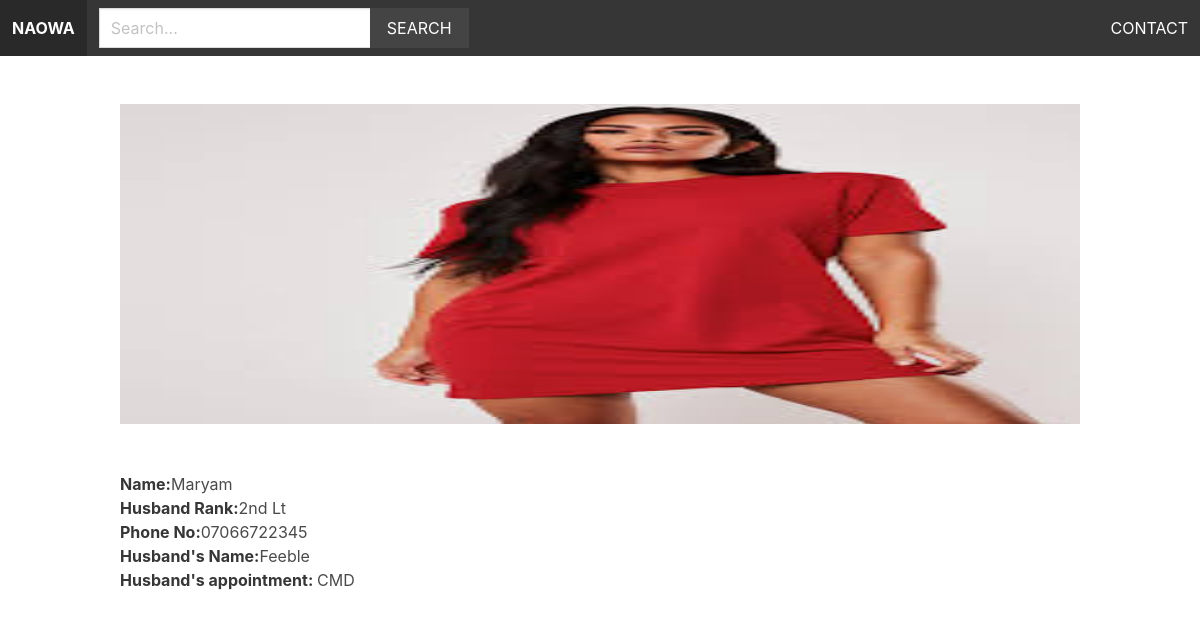
The app's page /result/maryam/ with its own data.
### naowaapp/models.py (models this page shows, shortened)
class Members(models.Model):
    category = models.ForeignKey(Category, related_name='memberss', on_delete=models.CASCADE)
    name = models.CharField(max_length=255)
    slug = models.SlugField(unique=True)
    husbandname = models.CharField(max_length=255)
    rank = models.CharField(max_length=255, choices=VAR_RANK, default='Rank')
    appointment = models.CharField(max_length=255)
    phone = models.CharField(max_length=20, unique=True)
    email = models.EmailField(unique=True)
    address = models.CharField(max_length=600)
    dob = models.DateField(max_length=255)
    image = models.ImageField(upload_to='uploads/', blank=True, null=True)
    date_added = models.DateTimeField(auto_now_add=True)
    thumbnail = models.ImageField(upload_to='uploads/', blank=True, null=True)
    class Meta:
        ordering = ['-date_added']
        unique_together = ('name', 'slug')

### naowaapp/views.py (the view)
# urls.py: path('result/<slug:slug>/', views.result, name='result'),
def result(request, slug):
    members = Members.objects.get(slug=slug)
    context = {'members': members}
    template = 'result.html'
    return render(request, template, context)

### naowaapp/templates/result.html (shortened to what this page needs)
{% extends 'base.html' %}
{% block content %}
        {% if members.image %}
            <figure class="image is-3by1 mb-6">
                <img src="{{ members.image.url }}">
            </figure>
        {% endif %}
        <h1 class="name"><strong>Name:</strong>{{ members.name }}</h1>
        <p><strong>Husband Rank:</strong>{{ members.rank }}</p>
        <p><strong>Phone No:</strong>{{ members.phone }}</p>
        <p><strong>Husband's Name:</strong>{{ members.husbandname }}</p>
        <p><strong>Husband's appointment: </strong>{{ members.appointment }}</p>
{% endblock %}

### records on screen
Members: image (picture), name "Maryam", rank "2nd Lt", phone "07066722345", husbandname "Feeble", appointment "CMD"
